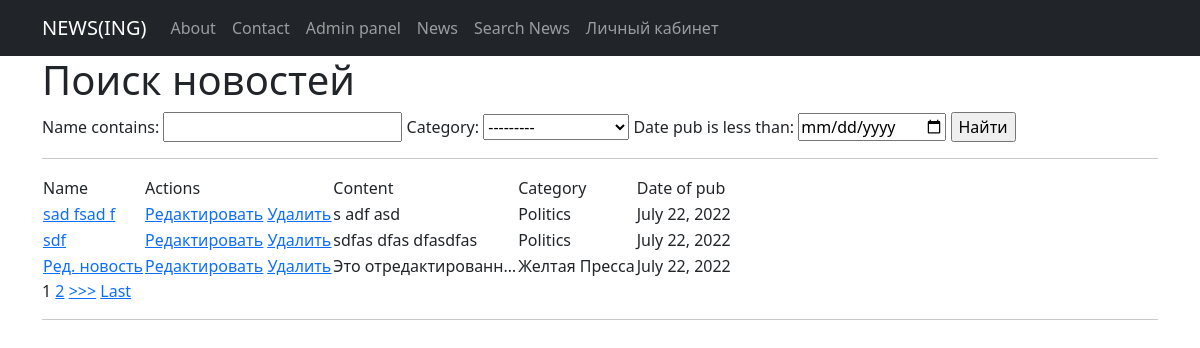
/news/search_news/, run on an earlier commit of the app's database.
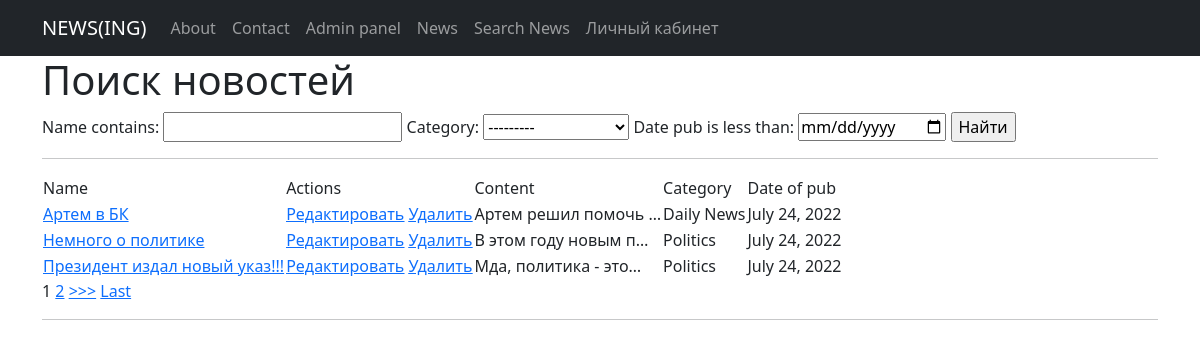
And on a later commit of the database.
### News_feed_view/models.py (models this page shows, shortened)
class News(models.Model):
    name = models.CharField(
        max_length=124,
        unique=True
    )
    content = models.TextField()
    category = models.ForeignKey(
        to = 'Category',
        on_delete=models.CASCADE,
        related_name='news'
    )
    date_pub = models.DateField(auto_now=True)

class Category(models.Model):
    name = models.CharField(max_length=100, unique=True)
    def __str__(self):
        return self.name.title()

### News_feed_view/views.py (the view, shortened to what this page needs)
# urls.py: path('search_news/', SearchNews.as_view(), name = 'search_news'),
class SearchNews(ListView):
    model = News
    template_name = 'search_news.html'
    ordering = 'name'
    context_object_name = 'search_news'
    paginate_by = 3
    def get_queryset(self):
        queryset = super().get_queryset()
        return NewsSimpleFilter(self.request.GET, queryset=queryset).qs
    def get_context_data(self, **kwargs):
        context = super().get_context_data(**kwargs)
        context['filter'] = NewsSimpleFilter(self.request.GET, queryset=self.get_queryset())
        return context

### templates/search_news.html (shortened to what this page needs)
{% extends 'flatpages/default.html' %}
{% block content %}
<h1>Поиск новостей</h1>
<form method="GET">
    {{ filter.form }}
    <input type="submit" value="Найти">
</form>
<hr>
<table>
    <tr>
        <td> Name </td>
        <td> Actions </td>
        <td> Content </td>
        <td> Category </td>
        <td> Date of pub </td>
    </tr>
    {% for i in search_news %}
        <tr>
            <td> <a href="{% url 'news_detail' i.id %}"> {{i.name}} </a> </td>
            <td>
                <a href="{% url 'update_news' i.id %} "><u>Редактировать</u></a>
                <a href="{% url 'delete_news' i.id %} "><u> Удалить </u></a>
            </td>
            <td> {{ i.content|truncatechars:20 }} </td>
            <td> {{ i.category }} </td>
            <td> {{ i.date_pub }} </td>
        </tr>
    {% endfor %}
</table>
{% if is_paginated %}
    {% for num in page_obj.paginator.page_range %}
        {% if page_obj.number == num %}
            <a>{{ num }}</a>
        {% elif num > page_obj.number|add:'-3' and num < page_obj.number|add:'3' %}
            <a href="?page={{ num }}">{{ num }}</a>
        {% endif %}
    {% endfor %}
    {% if page_obj.has_next %}
        <a href="?page={{ page_obj.next_page_number }}">>>></a>
        <a href="?page={{ page_obj.paginator.num_pages }}">Last</a>
    {% endif %}
{% endif %}
<hr>
{% endblock content %}

What changed in the data, as far as the page shows it:
no longer on this page (row unchanged): News: name "Ред. новость", content "Это отредактированн…", category "Желтая Пресса", date_pub "July 22, 2022"
added News: name "Артем в БК", content "Артем решил помочь …", category "Daily News", date_pub "July 24, 2022"
changed News: name "sad fsad f" → "Немного о политике"; content "s adf asd" → "В этом году новым п…"; date_pub "July 22, 2022" → "July 24, 2022"
changed News: name "sdf" → "Президент издал новый указ!!!"; content "sdfas dfas dfasdfas" → "Мда, политика - это…"; date_pub "July 22, 2022" → "July 24, 2022"
